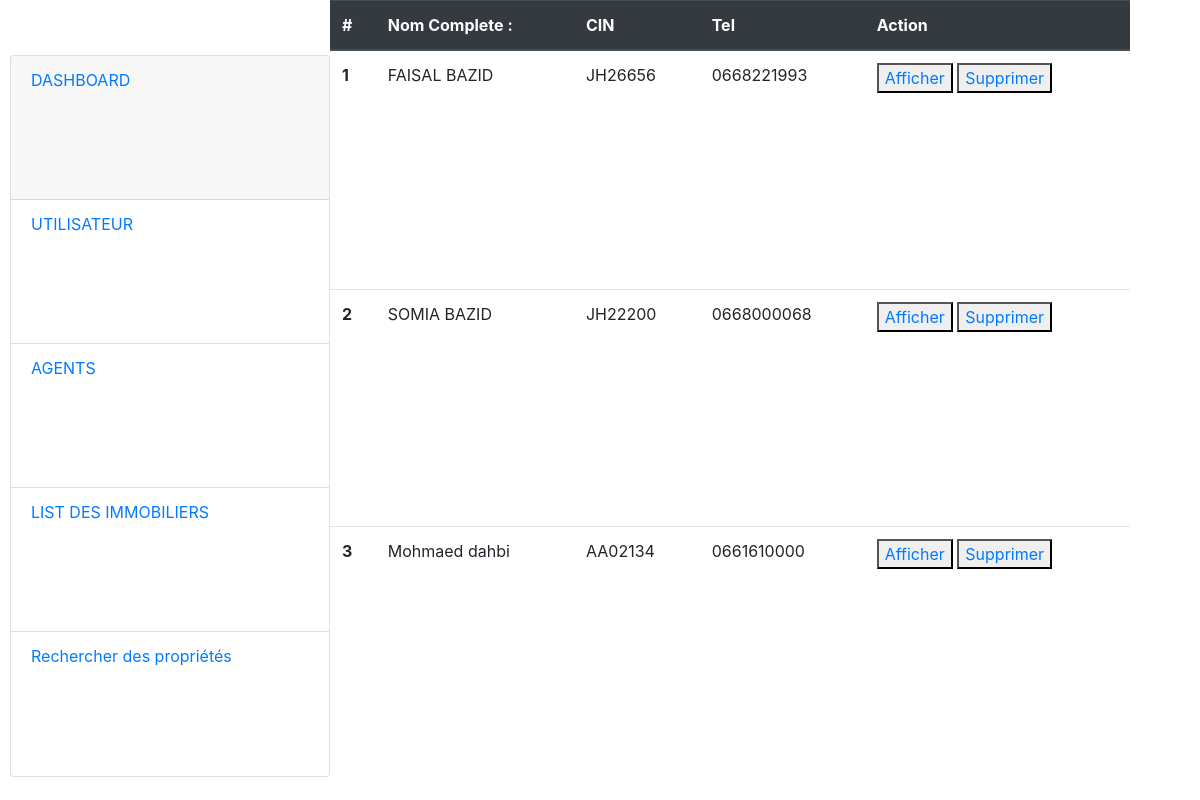
The page /admin/manage-utilisateur.php (signed in) on the database its author committed.
### tables this page shows
CREATE TABLE `personne` (
  `id_per` int(11) NOT NULL,
  `cin` varchar(9) NOT NULL,
  `nom` varchar(20) NOT NULL,
  `email` varchar(255) NOT NULL,
  `mdp` char(60) NOT NULL,
  `tel` varchar(20) NOT NULL,
  `adress` varchar(255) NOT NULL,
  `type_per` int(5) DEFAULT NULL
);

### admin/manage-utilisateur.php (the view, shortened to what this page needs)
<?php
include('../includes/dbconnection.php');
if (strlen($_SESSION['s_admin']==0)) {
  header('location:logout.php');
  } else{
?>
<!DOCTYPE html>
<html lang="en">
<head>
    <?php include_once('dashboard.php');?>
</head>
<body>
<table class="table">
  <thead class="thead-dark">
    <tr>
      <th scope="col">#</th>
      <th scope="col">Nom Complete :</th>
      <th scope="col">CIN</th>
      <th scope="col">Tel</th>
      <th scope="col">Action</th>
    </tr>
  </thead>
  <tbody>
  <?php
$ret=mysqli_query($con,"select * from personne where type_per='1'");
$cnt=1;
while ($row=mysqli_fetch_array($ret)) {
?>
    <tr>
      <th scope="row"><?php echo $cnt;?></th>
      <td><?php  echo $row['nom'];?></td>
      <td><?php  echo $row['cin'];?></td>
      <td><?php  echo $row['tel'];?></td>
      <td>
        <button><a href="view-utilisateur.php?voirid=<?php echo $row['id_per'];?>">Afficher<a></button>
        <button name="delete"><a href="sup-utilisateur.php?supid=<?php echo $row['id_per'];?>">Supprimer<a></button>
      </td>
    </tr>
    <?php
$cnt=$cnt+1;
}?>
  </tbody>
</table>
</body>
</html>
<?php }  ?>

### admin/dashboard.php (style rules this page uses)
:root { --color-white: #F2F2F2 ; --color-orange: #F2B66D ; --color-blue: #4843D9; --color-blue2: #2D1859; --color-pink:#F25764 ; }
body { display:flex; }

### admin/manage-utilisateur.php (style rules this page uses)
.table { width:800px; }

### rows shown on the page
personne: nom "FAISAL BAZID", cin "JH26656", tel "0668221993"
personne: nom "SOMIA BAZID", cin "JH22200", tel "0668000068"
personne: nom "Mohmaed dahbi", cin "AA02134", tel "0661610000"
